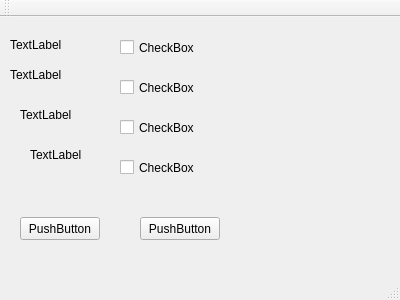
<?xml version="1.0" encoding="UTF-8"?>
<ui version="4.0">
 <class>MainWindow</class>
 <widget class="QMainWindow" name="MainWindow">
  <property name="geometry">
   <rect>
    <x>0</x>
    <y>0</y>
    <width>400</width>
    <height>300</height>
   </rect>
  </property>
  <property name="windowTitle">
   <string>MainWindow</string>
  </property>
  <widget class="QWidget" name="centralWidget">
   <widget class="QPushButton" name="switchButton">
    <property name="geometry">
     <rect>
      <x>20</x>
      <y>200</y>
      <width>80</width>
      <height>23</height>
     </rect>
    </property>
    <property name="text">
     <string>PushButton</string>
    </property>
   </widget>
   <widget class="QPushButton" name="shiningButton">
    <property name="geometry">
     <rect>
      <x>140</x>
      <y>200</y>
      <width>80</width>
      <height>23</height>
     </rect>
    </property>
    <property name="text">
     <string>PushButton</string>
    </property>
   </widget>
   <widget class="QLabel" name="led1Label">
    <property name="geometry">
     <rect>
      <x>10</x>
      <y>20</y>
      <width>59</width>
      <height>15</height>
     </rect>
    </property>
    <property name="text">
     <string>TextLabel</string>
    </property>
   </widget>
   <widget class="QLabel" name="led2Label">
    <property name="geometry">
     <rect>
      <x>10</x>
      <y>50</y>
      <width>59</width>
      <height>15</height>
     </rect>
    </property>
    <property name="text">
     <string>TextLabel</string>
    </property>
   </widget>
   <widget class="QLabel" name="led3Label">
    <property name="geometry">
     <rect>
      <x>20</x>
      <y>90</y>
      <width>59</width>
      <height>15</height>
     </rect>
    </property>
    <property name="text">
     <string>TextLabel</string>
    </property>
   </widget>
   <widget class="QLabel" name="led4Label">
    <property name="geometry">
     <rect>
      <x>30</x>
      <y>130</y>
      <width>59</width>
      <height>15</height>
     </rect>
    </property>
    <property name="text">
     <string>TextLabel</string>
    </property>
   </widget>
   <widget class="QCheckBox" name="ledCheckbox_1">
    <property name="geometry">
     <rect>
      <x>120</x>
      <y>20</y>
      <width>85</width>
      <height>21</height>
     </rect>
    </property>
    <property name="text">
     <string>CheckBox</string>
    </property>
   </widget>
   <widget class="QCheckBox" name="ledCheckbox_2">
    <property name="geometry">
     <rect>
      <x>120</x>
      <y>60</y>
      <width>85</width>
      <height>21</height>
     </rect>
    </property>
    <property name="text">
     <string>CheckBox</string>
    </property>
   </widget>
   <widget class="QCheckBox" name="ledCheckbox_3">
    <property name="geometry">
     <rect>
      <x>120</x>
      <y>100</y>
      <width>85</width>
      <height>21</height>
     </rect>
    </property>
    <property name="text">
     <string>CheckBox</string>
    </property>
   </widget>
   <widget class="QCheckBox" name="ledCheckbox_4">
    <property name="geometry">
     <rect>
      <x>120</x>
      <y>140</y>
      <width>85</width>
      <height>21</height>
     </rect>
    </property>
    <property name="text">
     <string>CheckBox</string>
    </property>
   </widget>
  </widget>
  <widget class="QMenuBar" name="menuBar">
   <property name="geometry">
    <rect>
     <x>0</x>
     <y>0</y>
     <width>400</width>
     <height>20</height>
    </rect>
   </property>
  </widget>
  <widget class="QToolBar" name="mainToolBar">
   <attribute name="toolBarArea">
    <enum>TopToolBarArea</enum>
   </attribute>
   <attribute name="toolBarBreak">
    <bool>false</bool>
   </attribute>
  </widget>
  <widget class="QStatusBar" name="statusBar"/>
 </widget>
 <layoutdefault spacing="6" margin="11"/>
 <resources/>
 <connections/>
</ui>
